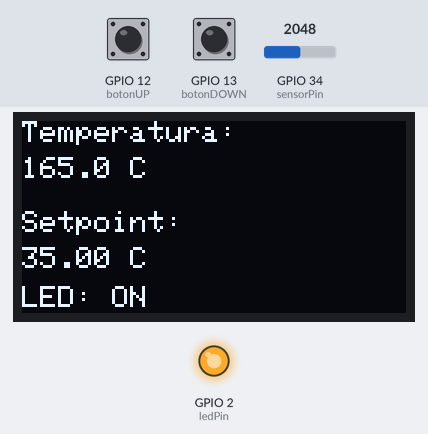
A sketch run on a simulated ESP32. On the bench: 128×64 one-colour display, output pins drawn as LEDs (lit = HIGH). The test bench sets the inputs (shaded band); at power-on: GPIO 34 (sensorPin) = 2048, GPIO 13 (botonDOWN) HIGH, GPIO 12 (botonUP) HIGH. What the sketch prints to the serial monitor is not drawn.

Above: at 1.2 s.
1.3 s: GPIO 34 (sensorPin) set to 473
At 2.3 s:
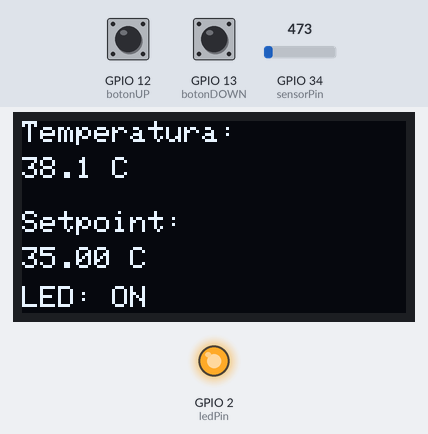
3.1 s: GPIO 34 (sensorPin) set to 396
At 3.9 s:
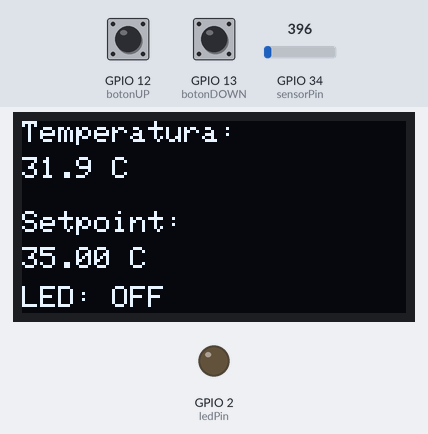
4.7 s: GPIO 13 (botonDOWN) pulled LOW for 3.2 s
At 5.5 s:
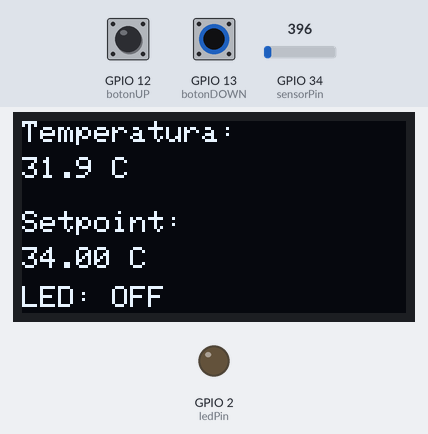
9.4 s: GPIO 13 (botonDOWN) pulled LOW for 0.65 s
At 10.9 s:
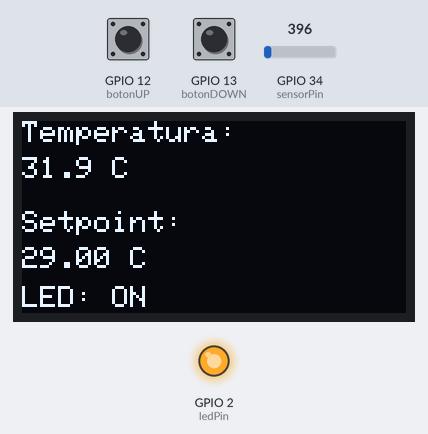
11.5 s: GPIO 34 (sensorPin) set to 491
At 12.7 s:
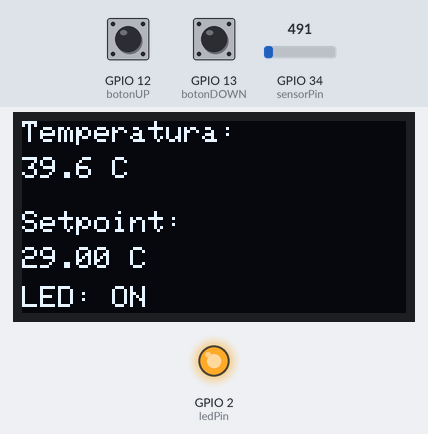
13.3 s: GPIO 12 (botonUP) pulled LOW for 0.65 s
At 14.4 s:
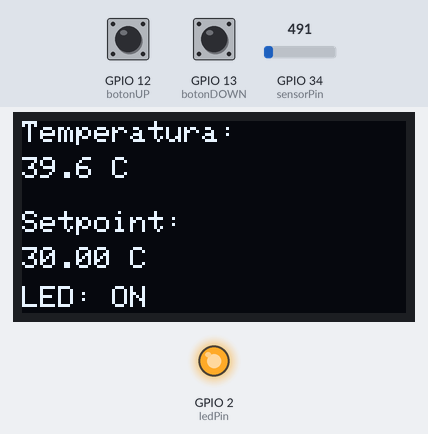
Timing chart, 0 to 16.3 s (numbered marks = the images above; inputs shaded):
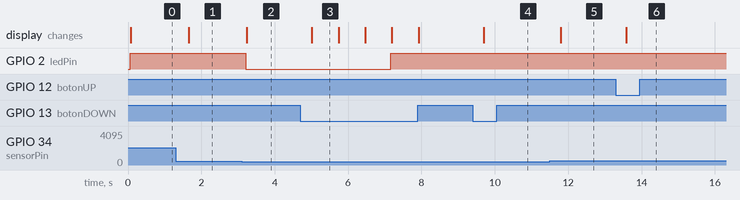

The sketch:

control_temperatura_oled_esp32.ino
```cpp
#include <SPI.h>
#include <Wire.h>
#include <Adafruit_GFX.h>
#include <Adafruit_SSD1306.h>

// OLED
#define SCREEN_WIDTH 128
#define SCREEN_HEIGHT 64
#define OLED_RESET -1
#define SCREEN_ADDRESS 0x3C

Adafruit_SSD1306 display(SCREEN_WIDTH, SCREEN_HEIGHT, &Wire, OLED_RESET);

// Pines
const int sensorPin = 34;
const int botonUP = 12;
const int botonDOWN = 13;
const int ledPin = 2;

float setpoint = 35.0;

void setup() {
  Serial.begin(9600);

  pinMode(botonUP, INPUT_PULLUP);
  pinMode(botonDOWN, INPUT_PULLUP);
  pinMode(ledPin, OUTPUT);

  if (!display.begin(SSD1306_SWITCHCAPVCC, SCREEN_ADDRESS)) {
    Serial.println("Error al iniciar OLED");
    for (;;);
  }

  display.clearDisplay();
  display.display();
}

void loop() {
  if (digitalRead(botonUP) == LOW) {
    setpoint++;
    delay(200);
  }

  if (digitalRead(botonDOWN) == LOW) {
    setpoint--;
    delay(200);
  }

  int adcValor = analogRead(sensorPin);
  float voltaje = (adcValor / 4095.0) * 3.3;
  float temperaturaC = voltaje * 100.0;

  if (temperaturaC >= setpoint) {
    digitalWrite(ledPin, HIGH);
  } else {
    digitalWrite(ledPin, LOW);
  }

  Serial.print("Temp: ");
  Serial.print(temperaturaC);
  Serial.print(" C | Setpoint: ");
  Serial.println(setpoint);

  display.clearDisplay();
  display.setTextSize(1);
  display.setTextColor(WHITE);
  display.setCursor(0, 0);
  display.print("Temperatura:");
  display.setCursor(0, 12);
  display.print(temperaturaC, 1);
  display.print(" C");

  display.setCursor(0, 30);
  display.print("Setpoint:");

  display.setCursor(0, 42);
  display.print(setpoint);
  display.print(" C");

  display.setCursor(0, 55);
  if (temperaturaC >= setpoint) {
    display.print("LED: ON");
  } else {
    display.print("LED: OFF");
  }

  display.display();

  delay(500);
}
```

Measured:
- the behaviour switches between 435 and 434 on GPIO 34 (sensorPin) (found by bisection; images 1 and 2)
- after the input at 1.3 s, the display: changes after 0.36 s (image 1)
- after the input at 3.1 s, GPIO 2 (ledPin): HIGH → LOW after 0.11 s; the display: changes after 0.14 s (image 2)
- after the input at 4.7 s, GPIO 2 (ledPin): LOW → HIGH after 2.5 s; the display: changes after 0.32 s (image 3)
- after the input at 9.4 s, the display: changes after 0.30 s (image 4)
- after the input at 11.5 s, the display: changes after 0.30 s (image 5)
- after the input at 13.3 s, the display: changes after 0.28 s (image 6)
